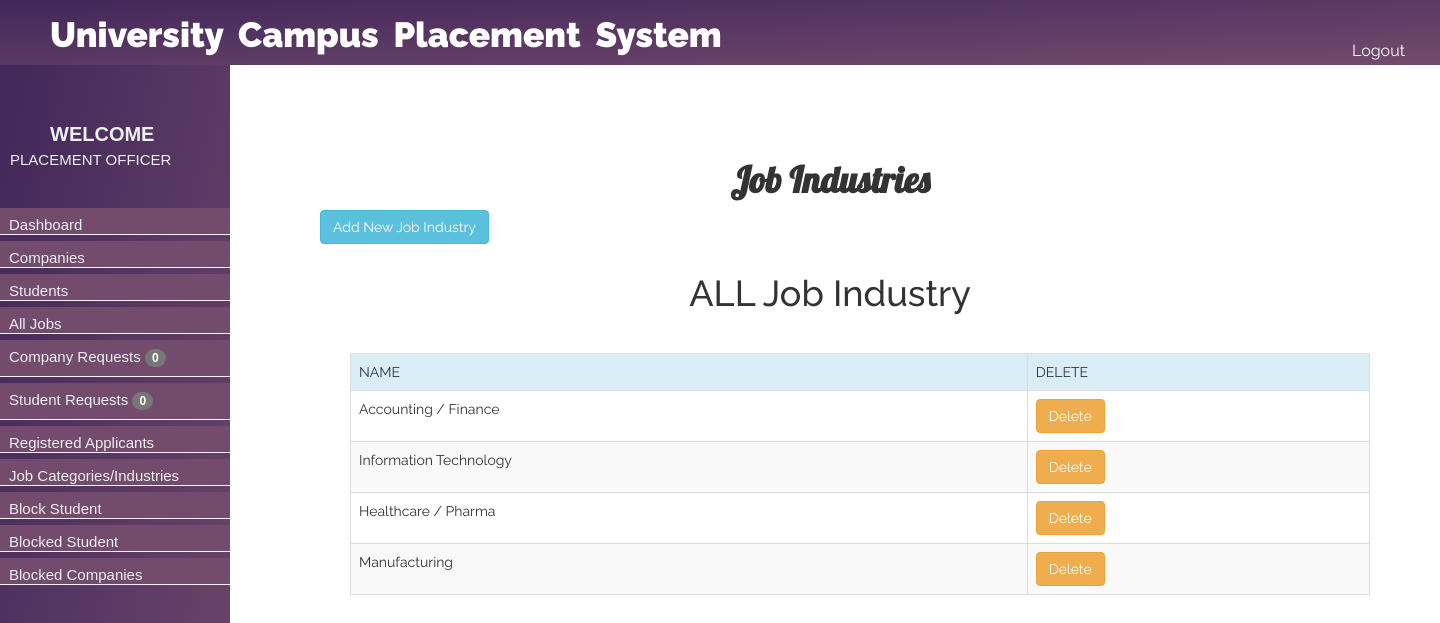
Screenshot of /admin/job_category.php (signed in) with the database file from the repository.
### tables this page shows
CREATE TABLE `category` (
  `id` bigint(20) NOT NULL,
  `name` varchar(30) DEFAULT NULL
);

### admin/job_category.php (the view, shortened to what this page needs)
<!DOCTYPE html>
<html>
<head>
</head>
<body>
	<?php
	include 'menu.php';
	include 'header.php';
	?>
	<div style="background-color: white; width:1200px;height: 1000px;margin-left: 230px;">
		<div style=" padding:90px;">
			<h1 style="text-align: center; margin-top: 70px;color: #333; font-weight: 900;font-family: 'Lobster', cursive;">Job Industries </h1>
			<a href="add-job-cat.php" class="btn btn-info">Add New Job Industry</a>
			<div>
				<h1 style='padding: 10px; text-align: center;'> ALL Job Industry </h1>
			</div>
			<?php require_once "../db.php";
			$res = mysqli_query($con, "select * from category ");
			if (mysqli_num_rows($res) > 0) {
				echo "<table  style='margin:30px;' class='table table-bordered table-striped' >";
				echo "<tr class='info'>";
				echo "<td> NAME </td>";
				echo "<td> DELETE </td>";
				echo "</tr>";
				while ($record = mysqli_fetch_assoc($res)) {
					echo "<tr>";
					echo "<td> " .  $record["name"] . "</td>";
					echo "<td> " .  "<a href='del.php?id=$record[id]' class='btn btn-warning'> Delete</a>" . "</td>";
					echo "</tr>";
				}
				echo "</table>";
			} ?>
		</div>
	</div>
</body>
</html>

### admin/css/menu.css (style rules this page uses)
body { margin: 0; padding: 0; }

### admin/css/header.css (style rules this page uses)
body { margin:0; padding:0; background-color: whitesmoke; font-family: 'Raleway', sans-serif !important; }

### admin/job_category.php (style rules this page uses)
body { background-color: white; text-transform: capitalize; }

### rows the page displays
category: name "Accounting / Finance"
category: name "Information Technology"
category: name "Healthcare / Pharma"
category: name "Manufacturing"

### other values shown
$_SESSION["admin_name"] "PLACEMENT OFFICER"
$cr "0"
$stdNA "0"
